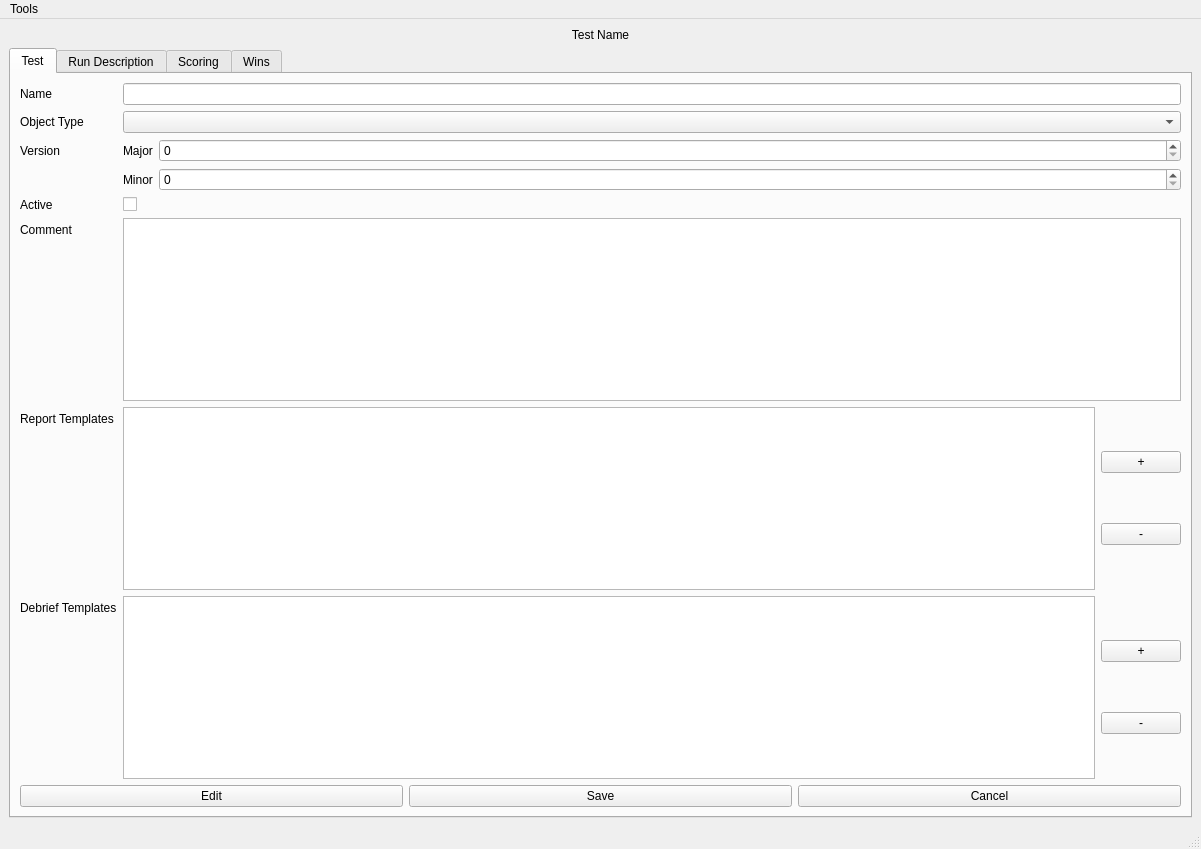
<?xml version="1.0" encoding="UTF-8"?>
<ui version="4.0">
 <class>TestGUI</class>
 <widget class="QMainWindow" name="TestGUI">
  <property name="geometry">
   <rect>
    <x>0</x>
    <y>0</y>
    <width>1201</width>
    <height>849</height>
   </rect>
  </property>
  <property name="windowTitle">
   <string>Test GUI</string>
  </property>
  <widget class="QWidget" name="centralwidget">
   <layout class="QGridLayout" name="gridLayout">
    <item row="0" column="0">
     <layout class="QVBoxLayout" name="verticalLayout">
      <item>
       <widget class="QLabel" name="testLabel">
        <property name="text">
         <string>Test Name</string>
        </property>
        <property name="alignment">
         <set>Qt::AlignCenter</set>
        </property>
       </widget>
      </item>
      <item>
       <widget class="QTabWidget" name="tab_5">
        <property name="currentIndex">
         <number>0</number>
        </property>
        <widget class="QWidget" name="tab_4">
         <attribute name="title">
          <string>Test</string>
         </attribute>
         <layout class="QGridLayout" name="gridLayout_2">
          <item row="0" column="0">
           <layout class="QVBoxLayout" name="verticalLayout_2">
            <item>
             <layout class="QFormLayout" name="formLayout">
              <item row="1" column="0">
               <widget class="QLabel" name="label">
                <property name="text">
                 <string>Object Type</string>
                </property>
               </widget>
              </item>
              <item row="1" column="1">
               <widget class="QComboBox" name="objectTypeCoB"/>
              </item>
              <item row="0" column="0">
               <widget class="QLabel" name="label_2">
                <property name="text">
                 <string>Name</string>
                </property>
               </widget>
              </item>
              <item row="0" column="1">
               <widget class="QLineEdit" name="testNameLE"/>
              </item>
              <item row="2" column="0">
               <widget class="QLabel" name="label_3">
                <property name="text">
                 <string>Version</string>
                </property>
               </widget>
              </item>
              <item row="2" column="1">
               <layout class="QFormLayout" name="formLayout_2">
                <item row="0" column="0">
                 <widget class="QLabel" name="label_4">
                  <property name="text">
                   <string>Major</string>
                  </property>
                 </widget>
                </item>
                <item row="1" column="0">
                 <widget class="QLabel" name="label_5">
                  <property name="text">
                   <string>Minor</string>
                  </property>
                 </widget>
                </item>
                <item row="0" column="1">
                 <widget class="QSpinBox" name="versionMajorSB"/>
                </item>
                <item row="1" column="1">
                 <widget class="QSpinBox" name="versionMinorSB"/>
                </item>
               </layout>
              </item>
              <item row="4" column="0">
               <widget class="QLabel" name="label_6">
                <property name="text">
                 <string>Comment</string>
                </property>
               </widget>
              </item>
              <item row="4" column="1">
               <widget class="QTextEdit" name="testCommentTE"/>
              </item>
              <item row="5" column="0">
               <widget class="QLabel" name="label_7">
                <property name="text">
                 <string>Report Templates</string>
                </property>
               </widget>
              </item>
              <item row="6" column="0">
               <widget class="QLabel" name="label_8">
                <property name="text">
                 <string>Debrief Templates</string>
                </property>
               </widget>
              </item>
              <item row="5" column="1">
               <layout class="QHBoxLayout" name="horizontalLayout_2">
                <item>
                 <widget class="QListWidget" name="reportTemplatesListWidget"/>
                </item>
                <item>
                 <layout class="QVBoxLayout" name="verticalLayout_4">
                  <item>
                   <widget class="QPushButton" name="addReportTemplatePB">
                    <property name="text">
                     <string>+</string>
                    </property>
                   </widget>
                  </item>
                  <item>
                   <widget class="QPushButton" name="removeReportTemplatePB">
                    <property name="text">
                     <string>-</string>
                    </property>
                   </widget>
                  </item>
                 </layout>
                </item>
               </layout>
              </item>
              <item row="6" column="1">
               <layout class="QHBoxLayout" name="horizontalLayout_3">
                <item>
                 <widget class="QListWidget" name="debriefTemplatesListWidget"/>
                </item>
                <item>
                 <layout class="QVBoxLayout" name="verticalLayout_5">
                  <item>
                   <widget class="QPushButton" name="addDebriefTemplatePB">
                    <property name="text">
                     <string>+</string>
                    </property>
                   </widget>
                  </item>
                  <item>
                   <widget class="QPushButton" name="removeDebriefTemplatePB">
                    <property name="text">
                     <string>-</string>
                    </property>
                   </widget>
                  </item>
                 </layout>
                </item>
               </layout>
              </item>
              <item row="3" column="0">
               <widget class="QLabel" name="label_9">
                <property name="text">
                 <string>Active</string>
                </property>
               </widget>
              </item>
              <item row="3" column="1">
               <widget class="QCheckBox" name="isActiveChB">
                <property name="text">
                 <string/>
                </property>
               </widget>
              </item>
             </layout>
            </item>
           </layout>
          </item>
          <item row="1" column="0">
           <layout class="QHBoxLayout" name="horizontalLayout">
            <item>
             <widget class="QPushButton" name="editPB">
              <property name="text">
               <string>Edit</string>
              </property>
             </widget>
            </item>
            <item>
             <widget class="QPushButton" name="savePB">
              <property name="text">
               <string>Save</string>
              </property>
             </widget>
            </item>
            <item>
             <widget class="QPushButton" name="cancelPB">
              <property name="text">
               <string>Cancel</string>
              </property>
             </widget>
            </item>
           </layout>
          </item>
         </layout>
        </widget>
        <widget class="QWidget" name="tab">
         <attribute name="title">
          <string>Run Description</string>
         </attribute>
         <layout class="QVBoxLayout" name="verticalLayout_3">
          <item>
           <widget class="DescriptionEditorWidget" name="descriptionEditorWidget" native="true"/>
          </item>
         </layout>
        </widget>
        <widget class="QWidget" name="tab_2">
         <attribute name="title">
          <string>Scoring</string>
         </attribute>
         <layout class="QHBoxLayout" name="scoringTabMainLayout">
          <item>
           <widget class="ScoreTestViewer" name="scoreTestViewer" native="true"/>
          </item>
         </layout>
        </widget>
        <widget class="WinsTabWidget" name="winsDescriptionEditor">
         <attribute name="title">
          <string>Wins</string>
         </attribute>
        </widget>
       </widget>
      </item>
     </layout>
    </item>
   </layout>
  </widget>
  <widget class="QMenuBar" name="menubar">
   <property name="geometry">
    <rect>
     <x>0</x>
     <y>0</y>
     <width>1201</width>
     <height>21</height>
    </rect>
   </property>
   <widget class="QMenu" name="menuTools">
    <property name="title">
     <string>Tools</string>
    </property>
    <addaction name="actionTracksGUI"/>
   </widget>
   <addaction name="menuTools"/>
  </widget>
  <widget class="QStatusBar" name="statusbar"/>
  <action name="actionTracksGUI">
   <property name="text">
    <string>Tracks GUI</string>
   </property>
  </action>
 </widget>
 <customwidgets>
  <customwidget>
   <class>DescriptionEditorWidget</class>
   <extends>QWidget</extends>
   <header>main.scripts.gui.test_gui.description_editor</header>
   <container>1</container>
  </customwidget>
  <customwidget>
   <class>ScoreTestViewer</class>
   <extends>QWidget</extends>
   <header>main.scripts.gui.test_gui.test_viewer</header>
   <container>1</container>
  </customwidget>
  <customwidget>
   <class>WinsTabWidget</class>
   <extends>QWidget</extends>
   <header>main.scripts.gui.test_gui.wins_tab_widget</header>
   <container>1</container>
  </customwidget>
 </customwidgets>
 <resources/>
 <connections/>
</ui>
